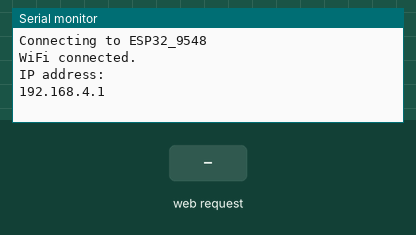
Recording of a sketch running on a simulated ESP32. Parts: the last lines printed to the serial monitor. The inputs (shaded band) are chosen by the test bench. WiFi joins after 1.5 s; servers stay silent unless stated.

Above: at 6.2 s.
6.3 s: HTTP request GET /26/on received
At 7.3 s:
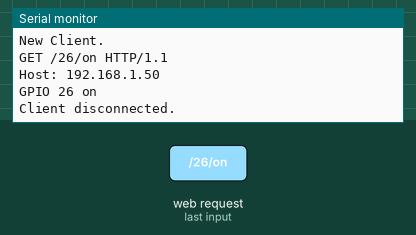
7.8 s: HTTP request GET /26/off received
At 8.4 s:
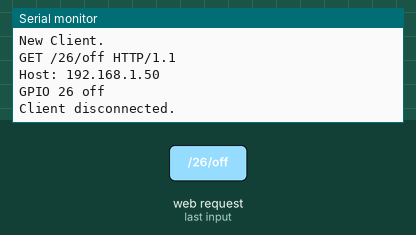
9.3 s: HTTP request GET /off received
At 10.8 s:
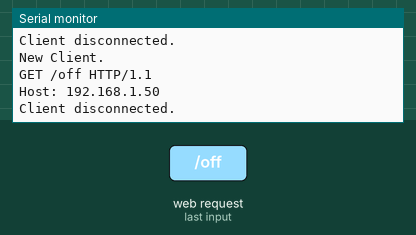

The sketch:

webserver.ino
```cpp
/*********
  Rui Santos
  Complete project details at https://randomnerdtutorials.com
*********/

// Load Wi-Fi library
#include <WiFi.h>

// Replace with your network credentials
const char* ssid = "ESP32_9548";
const char* password = "mihawk2007";

// Set web server port number to 80
WiFiServer server(80);

// Variable to store the HTTP request
String header;

// Auxiliar variables to store the current output state
String output26State = "off";
String output27State = "off";

// Assign output variables to GPIO pins
//const int output26 = 26;
//const int output27 = 27;

// Current time
unsigned long currentTime = millis();
// Previous time
unsigned long previousTime = 0;
// Define timeout time in milliseconds (example: 2000ms = 2s)
const long timeoutTime = 2000;

void setup() {
  Serial.begin(115200);
  // Initialize the output variables as outputs
  /*pinMode(output26, OUTPUT);
  pinMode(output27, OUTPUT);*/
  // Set outputs to LOW
  /*digitalWrite(output26, LOW);
  digitalWrite(output27, LOW);*/

  // Connect to Wi-Fi network with SSID and password
  Serial.print("Connecting to ");
  Serial.println(ssid);
  //WiFi.begin(ssid, password);// for Infrastructure mode
  WiFi.softAP(ssid, password);// for Access Point mode
  /*while (WiFi.status() != WL_CONNECTED) {
    delay(500);
    Serial.print(".");
  }*/
  delay(5000);
  // Print local IP address and start web server
  Serial.println("");
  Serial.println("WiFi connected.");
  Serial.println("IP address: ");
  //Serial.println(WiFi.localIP());// Infra
  Serial.println(WiFi.softAPIP());// AP

  server.begin();
}

void loop(){
  WiFiClient client = server.available();   // Listen for incoming clients

  if (client) {                             // If a new client connects,
    currentTime = millis();
    previousTime = currentTime;
    Serial.println("New Client.");          // print a message out in the serial port
    String currentLine = "";                // make a String to hold incoming data from the client
    while (client.connected() && currentTime - previousTime <= timeoutTime) {  // loop while the client's connected
      currentTime = millis();
      if (client.available()) {             // if there's bytes to read from the client,
        char c = client.read();             // read a byte, then
        Serial.write(c);                    // print it out the serial monitor
        header += c;
        if (c == '\n') {                    // if the byte is a newline character
          // if the current line is blank, you got two newline characters in a row.
          // that's the end of the client HTTP request, so send a response:
          if (currentLine.length() == 0) {
            // HTTP headers always start with a response code (e.g. HTTP/1.1 200 OK)
            // and a content-type so the client knows what's coming, then a blank line:
            client.println("HTTP/1.1 200 OK");
            client.println("Content-type:text/html");
            client.println("Connection: close");
            client.println();

            // turns the GPIOs on and off
            if (header.indexOf("GET /26/on") >= 0) {
              Serial.println("GPIO 26 on");
              output26State = "on";
              //digitalWrite(output26, HIGH);
            } else if (header.indexOf("GET /26/off") >= 0) {
              Serial.println("GPIO 26 off");
              output26State = "off";
              //digitalWrite(output26, LOW);
            } else if (header.indexOf("GET /27/on") >= 0) {
              Serial.println("GPIO 27 on");
              output27State = "on";
              //digitalWrite(output27, HIGH);
            } else if (header.indexOf("GET /27/off") >= 0) {
              Serial.println("GPIO 27 off");
              output27State = "off";
              //digitalWrite(output27, LOW);

            }

            // Display the HTML web page
            client.println("<!DOCTYPE html><html>");
            client.println("<head><meta name=\"viewport\" content=\"width=device-width, initial-scale=1\">");
            client.println("<link rel=\"icon\" href=\"data:,\">");
            // CSS to style the on/off buttons
            // Feel free to change the background-color and font-size attributes to fit your preferences
            client.println("<style>html { font-family: Helvetica; display: inline-block; margin: 0px auto; text-align: center;}");
            client.println(".button { background-color: #4CAF50; border: none; color: white; padding: 16px 40px;");
            client.println("text-decoration: none; font-size: 30px; margin: 2px; cursor: pointer;}");
            client.println(".button2 {background-color: #555555;}</style></head>");

            // Web Page Heading
            client.println("<body><h1>ESP32 Web Server</h1>");

            // Display current state, and ON/OFF buttons for GPIO 26
            client.println("<p>GPIO 26 - State " + output26State + "</p>");
            // If the output26State is off, it displays the ON button
            if (output26State=="off") {
              client.println("<p><a href=\"/26/on\"><button class=\"button\">ON</button></a></p>");
            } else {
              client.println("<p><a href=\"/26/off\"><button class=\"button button2\">OFF</button></a></p>");
            }

            // Display current state, and ON/OFF buttons for GPIO 27
            client.println("<p>GPIO 27 - State " + output27State + "</p>");
            // If the output27State is off, it displays the ON button
            if (output27State=="off") {
              client.println("<p><a href=\"/27/on\"><button class=\"button\">ON</button></a></p>");
            } else {
              client.println("<p><a href=\"/27/off\"><button class=\"button button2\">OFF</button></a></p>");
            }
            client.println("</body></html>");

            // The HTTP response ends with another blank line
            client.println();
            // Break out of the while loop
            break;
          } else { // if you got a newline, then clear currentLine
            currentLine = "";
          }
        } else if (c != '\r') {  // if you got anything else but a carriage return character,
          currentLine += c;      // add it to the end of the currentLine
        }
      }
    }
    // Clear the header variable
    header = "";
    // Close the connection
    client.stop();
    Serial.println("Client disconnected.");
    Serial.println("");
  }
}
```

Measured:
- after the input at 6.3 s, the serial monitor: prints a new line at once (image 1)
- after the input at 7.8 s, the serial monitor: prints a new line at once (image 2)
- after the input at 9.3 s, the serial monitor: prints a new line at once (image 3)
